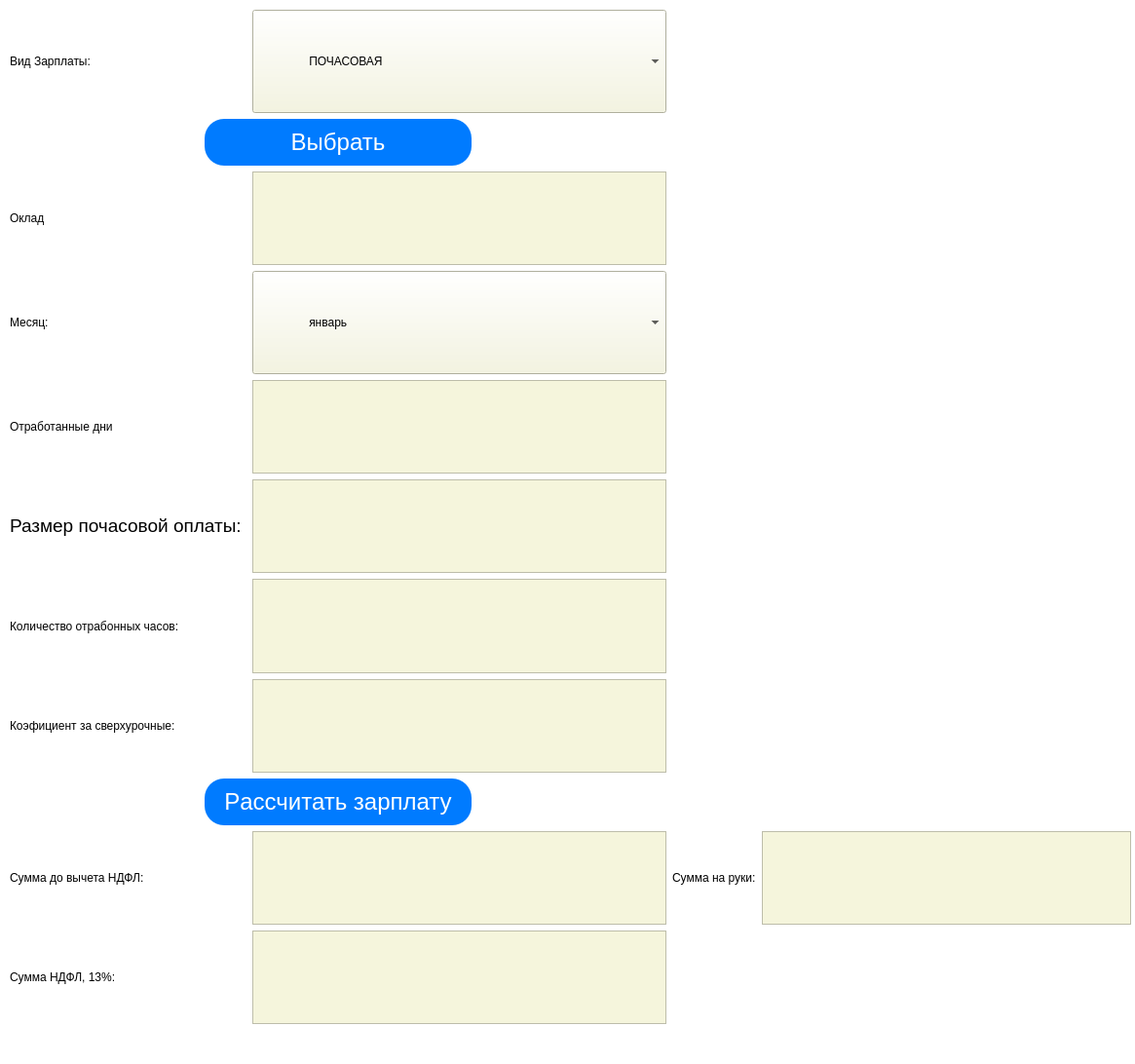
<?xml version="1.0" encoding="UTF-8"?>
<ui version="4.0">
 <class>MainWindow</class>
 <widget class="QMainWindow" name="MainWindow">
  <property name="geometry">
   <rect>
    <x>0</x>
    <y>0</y>
    <width>1165</width>
    <height>1092</height>
   </rect>
  </property>
  <property name="maximumSize">
   <size>
    <width>1165</width>
    <height>1092</height>
   </size>
  </property>
  <property name="windowTitle">
   <string>MainWindow</string>
  </property>
  <property name="styleSheet">
   <string notr="true">background-color: #FFFFFF;</string>
  </property>
  <widget class="QWidget" name="centralwidget">
   <widget class="QWidget" name="gridLayoutWidget">
    <property name="geometry">
     <rect>
      <x>10</x>
      <y>10</y>
      <width>1151</width>
      <height>1041</height>
     </rect>
    </property>
    <layout class="QGridLayout" name="gridLayout">
     <item row="6" column="0">
      <widget class="QLabel" name="label_3">
       <property name="styleSheet">
        <string notr="true">
font: 75 14pt &quot;MS Shell Dlg 2&quot;;
</string>
       </property>
       <property name="text">
        <string>Количество отрабонных часов:</string>
       </property>
      </widget>
     </item>
     <item row="4" column="1">
      <widget class="QTextEdit" name="textEdit_7">
       <property name="styleSheet">
        <string notr="true">font: 14pt &quot;MS Shell Dlg 2&quot;;
align-items: center; /* Выравнивание по вертикали */
background-color: #F5F5DC;</string>
       </property>
      </widget>
     </item>
     <item row="11" column="0">
      <widget class="QLabel" name="label_5">
       <property name="styleSheet">
        <string notr="true">font: 75 14pt &quot;MS Shell Dlg 2&quot;;</string>
       </property>
       <property name="text">
        <string>Сумма до вычета НДФЛ:</string>
       </property>
      </widget>
     </item>
     <item row="5" column="1">
      <widget class="QTextEdit" name="textEdit">
       <property name="styleSheet">
        <string notr="true">font: 14pt &quot;MS Shell Dlg 2&quot;;
align-items: center; /* Выравнивание по вертикали */
background-color: #F5F5DC;</string>
       </property>
      </widget>
     </item>
     <item row="0" column="0">
      <widget class="QLabel" name="label_1">
       <property name="styleSheet">
        <string notr="true">font: 14pt &quot;MS Shell Dlg 2&quot;;
height: 100px;
     
</string>
       </property>
       <property name="text">
        <string>Вид Зарплаты:</string>
       </property>
      </widget>
     </item>
     <item row="2" column="1">
      <widget class="QTextEdit" name="textEdit_8">
       <property name="styleSheet">
        <string notr="true">font: 14pt &quot;MS Shell Dlg 2&quot;;
align-items: center; /* Выравнивание по вертикали */
background-color: #F5F5DC;</string>
       </property>
      </widget>
     </item>
     <item row="9" column="0" colspan="2">
      <widget class="QPushButton" name="pushButton_2">
       <property name="font">
        <font>
         <family>MS Shell Dlg 2</family>
         <pointsize>18</pointsize>
         <weight>9</weight>
         <italic>false</italic>
         <bold>false</bold>
        </font>
       </property>
       <property name="styleSheet">
        <string notr="true">font: 75 18pt &quot;MS Shell Dlg 2&quot;;

display: inline-block;
text-align: center;

padding: 10px 20px;
margin-left: 200px;
margin-right: 200px;
border: 30px;
border-radius: 20px; /* Скругление углов */
background-color: #007bff; /* Цвет фона */
color: #fff; /* Цвет текста */
cursor: pointer;
</string>
       </property>
       <property name="text">
        <string>Paссчитать зарплату</string>
       </property>
      </widget>
     </item>
     <item row="1" column="0" colspan="2">
      <widget class="QPushButton" name="pushButton">
       <property name="font">
        <font>
         <family>MS Shell Dlg 2</family>
         <pointsize>18</pointsize>
         <weight>9</weight>
         <italic>false</italic>
         <bold>false</bold>
        </font>
       </property>
       <property name="styleSheet">
        <string notr="true">font: 75 18pt &quot;MS Shell Dlg 2&quot;;

display: inline-block;
text-align: center;

padding: 10px 20px;
margin-left: 200px;
margin-right: 200px;
border: 30px;
border-radius: 20px; /* Скругление углов */
background-color: #007bff; /* Цвет фона */
color: #fff; /* Цвет текста */
cursor: pointer;
</string>
       </property>
       <property name="text">
        <string>Выбрать</string>
       </property>
      </widget>
     </item>
     <item row="11" column="2">
      <widget class="QLabel" name="label_7">
       <property name="styleSheet">
        <string notr="true">font: 75 14pt &quot;MS Shell Dlg 2&quot;;</string>
       </property>
       <property name="text">
        <string>Сумма на руки:</string>
       </property>
      </widget>
     </item>
     <item row="8" column="0">
      <widget class="QLabel" name="label_4">
       <property name="styleSheet">
        <string notr="true">font: 75 14pt &quot;MS Shell Dlg 2&quot;;</string>
       </property>
       <property name="text">
        <string>Коэфициент за сверхурочные:</string>
       </property>
      </widget>
     </item>
     <item row="3" column="0">
      <widget class="QLabel" name="label_8">
       <property name="styleSheet">
        <string notr="true">font: 14pt &quot;MS Shell Dlg 2&quot;;
height: 100px;
     
</string>
       </property>
       <property name="text">
        <string>Месяц:</string>
       </property>
      </widget>
     </item>
     <item row="3" column="1">
      <widget class="QComboBox" name="comboBox_2">
       <property name="styleSheet">
        <string notr="true">height: 100px;
font: 14pt &quot;MS Shell Dlg 2&quot;;
align-items: center; /* Выравнивание по вертикали */
background-color: #F5F5DC;</string>
       </property>
       <item>
        <property name="text">
         <string>                январь</string>
        </property>
       </item>
       <item>
        <property name="text">
         <string>                февраль</string>
        </property>
       </item>
       <item>
        <property name="text">
         <string>                март</string>
        </property>
       </item>
       <item>
        <property name="text">
         <string>                апрель</string>
        </property>
       </item>
       <item>
        <property name="text">
         <string>                май</string>
        </property>
       </item>
       <item>
        <property name="text">
         <string>                июнь</string>
        </property>
       </item>
       <item>
        <property name="text">
         <string>                июль</string>
        </property>
       </item>
       <item>
        <property name="text">
         <string>                август</string>
        </property>
       </item>
       <item>
        <property name="text">
         <string>                сентябрь</string>
        </property>
       </item>
       <item>
        <property name="text">
         <string>                октябрь</string>
        </property>
       </item>
       <item>
        <property name="text">
         <string>                ноябрь</string>
        </property>
       </item>
       <item>
        <property name="text">
         <string>                декабрь</string>
        </property>
       </item>
      </widget>
     </item>
     <item row="4" column="0">
      <widget class="QLabel" name="label">
       <property name="styleSheet">
        <string notr="true">font: 75 14pt &quot;MS Shell Dlg 2&quot;;</string>
       </property>
       <property name="text">
        <string>Отработанные дни</string>
       </property>
      </widget>
     </item>
     <item row="12" column="0">
      <widget class="QLabel" name="label_6">
       <property name="styleSheet">
        <string notr="true">font: 75 14pt &quot;MS Shell Dlg 2&quot;;</string>
       </property>
       <property name="text">
        <string>Сумма НДФЛ, 13%:</string>
       </property>
      </widget>
     </item>
     <item row="11" column="1">
      <widget class="QTextEdit" name="textEdit_4">
       <property name="styleSheet">
        <string notr="true">font: 14pt &quot;MS Shell Dlg 2&quot;;
align-items: center; /* Выравнивание по вертикали */
background-color: #F5F5DC;
height: 10px;</string>
       </property>
      </widget>
     </item>
     <item row="0" column="1">
      <widget class="QComboBox" name="comboBox">
       <property name="styleSheet">
        <string notr="true">height: 100px;
font: 14pt &quot;MS Shell Dlg 2&quot;;
align-items: center; /* Выравнивание по вертикали */
background-color: #F5F5DC;</string>
       </property>
       <item>
        <property name="text">
         <string>                ПОЧАСОВАЯ</string>
        </property>
       </item>
       <item>
        <property name="text">
         <string>                ПОМЕСЯЧНАЯ</string>
        </property>
       </item>
       <item>
        <property name="text">
         <string>                ПРЕМИАЛЬНАЯ</string>
        </property>
       </item>
      </widget>
     </item>
     <item row="6" column="1">
      <widget class="QTextEdit" name="textEdit_2">
       <property name="styleSheet">
        <string notr="true">font: 14pt &quot;MS Shell Dlg 2&quot;;
align-items: center; /* Выравнивание по вертикали */
background-color: #F5F5DC;</string>
       </property>
      </widget>
     </item>
     <item row="8" column="1">
      <widget class="QTextEdit" name="textEdit_3">
       <property name="styleSheet">
        <string notr="true">font: 14pt &quot;MS Shell Dlg 2&quot;;
align-items: center; /* Выравнивание по вертикали */
background-color: #F5F5DC;</string>
       </property>
      </widget>
     </item>
     <item row="5" column="0">
      <widget class="QLabel" name="label_2">
       <property name="text">
        <string>&lt;html&gt;&lt;head/&gt;&lt;body&gt;&lt;p&gt;&lt;span style=&quot; font-size:14pt;&quot;&gt;Размер почасовой оплаты: &lt;/span&gt;&lt;/p&gt;&lt;/body&gt;&lt;/html&gt;</string>
       </property>
      </widget>
     </item>
     <item row="2" column="0">
      <widget class="QLabel" name="label_9">
       <property name="styleSheet">
        <string notr="true">font: 14pt &quot;MS Shell Dlg 2&quot;;</string>
       </property>
       <property name="text">
        <string>Оклад</string>
       </property>
      </widget>
     </item>
     <item row="12" column="1">
      <widget class="QTextEdit" name="textEdit_5">
       <property name="styleSheet">
        <string notr="true">font: 14pt &quot;MS Shell Dlg 2&quot;;
align-items: center; /* Выравнивание по вертикали */
background-color: #F5F5DC;</string>
       </property>
      </widget>
     </item>
     <item row="11" column="3">
      <widget class="QTextEdit" name="textEdit_6">
       <property name="styleSheet">
        <string notr="true">font: 14pt &quot;MS Shell Dlg 2&quot;;
align-items: center; /* Выравнивание по вертикали */
background-color: #F5F5DC;</string>
       </property>
      </widget>
     </item>
    </layout>
    <zorder>label_1</zorder>
    <zorder>comboBox</zorder>
    <zorder>pushButton</zorder>
    <zorder>label_9</zorder>
    <zorder>textEdit_8</zorder>
    <zorder>label_8</zorder>
    <zorder>comboBox_2</zorder>
    <zorder>textEdit_7</zorder>
    <zorder>label</zorder>
    <zorder>textEdit</zorder>
    <zorder>label_2</zorder>
    <zorder>label_3</zorder>
    <zorder>textEdit_2</zorder>
    <zorder>label_4</zorder>
    <zorder>textEdit_3</zorder>
    <zorder>label_5</zorder>
    <zorder>pushButton_2</zorder>
    <zorder>textEdit_4</zorder>
    <zorder>label_6</zorder>
    <zorder>label_7</zorder>
    <zorder>textEdit_6</zorder>
    <zorder>textEdit_5</zorder>
   </widget>
  </widget>
  <widget class="QStatusBar" name="statusbar"/>
 </widget>
 <resources/>
 <connections/>
</ui>
